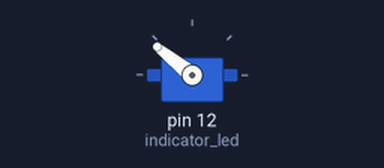
The sketch below on a simulated Arduino Uno, built with avr-gcc and run on an emulated ATmega328P. Shown: servo.

Above: at 0.05 s.
At 10.0 s:
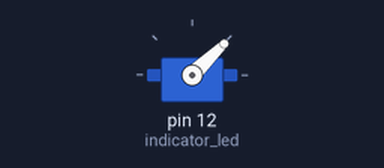
Timing chart, 0 to 13.0 s (numbered marks = the images above):
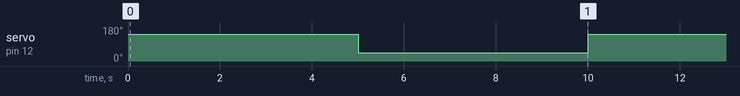

Measured:
- by itself, servo on pin 12 (indicator_led): alternates 141° for 5.0 s and 44° for 5.0 s

The sketch:

led_control.ino
```cpp
#include <Servo.h>

Servo indicator_led;

void setup()
{
	pinMode(12, OUTPUT);
	indicator_led.attach(12);
}

void loop()
{
	indicator_led.writeMicroseconds(2000);
	delay(5000);
	indicator_led.writeMicroseconds(1000);
	delay(5000);
}
```
